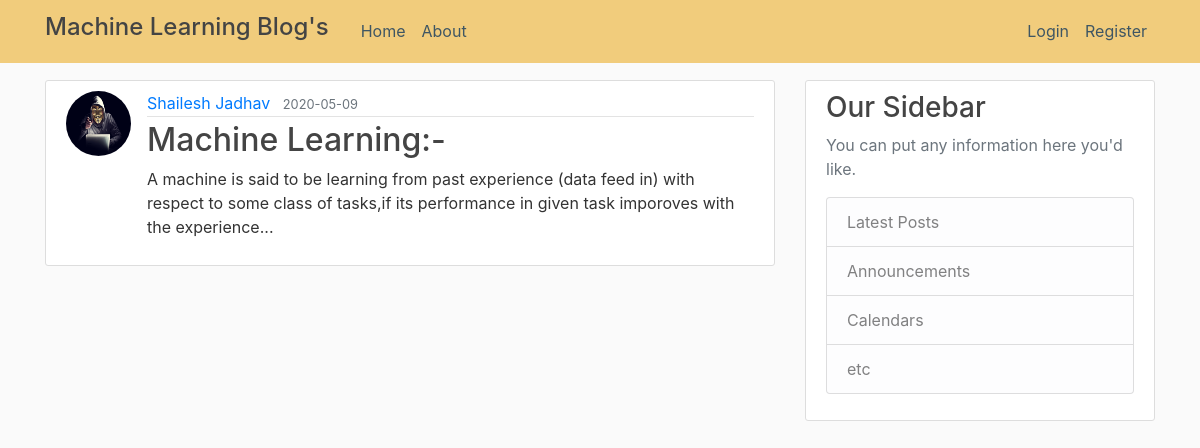
The app's page /post/1, older data.
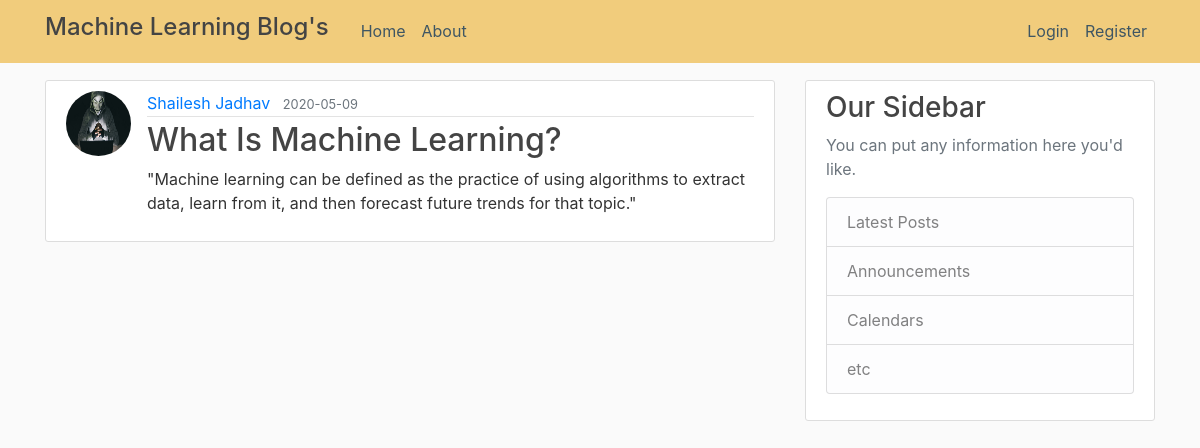
The same page, newer data.
### Flaskblog/models.py (models this page shows, shortened)
class User(db.Model, UserMixin):
    id = db.Column(db.Integer, primary_key=True)
    username = db.Column(db.String(20), unique=True, nullable=False)
    email = db.Column(db.String(120), unique=True, nullable=False)
    image_file = db.Column(db.String(20), nullable=False, default='default.jpg')
    password = db.Column(db.String(60), nullable=False)
    posts = db.relationship('Post', backref='author', lazy=True)

class Post(db.Model):
    id = db.Column(db.Integer, primary_key=True)
    title = db.Column(db.String(100), nullable=False)
    date_posted = db.Column(db.DateTime, nullable=False, default=datetime.utcnow)
    content = db.Column(db.Text, nullable=False)
    user_id = db.Column(db.Integer, db.ForeignKey('user.id'), nullable=False)

### Flaskblog/routes.py (the view)
@app.route("/post/<int:post_id>")
def post(post_id):
    post = Post.query.get_or_404(post_id)
    return render_template('post.html', title=post.title, post=post)

### Flaskblog/templates/post.html (shortened to what this page needs)
{% extends "layout.html" %}
{% block content %}
  <article class="media content-section">
    <img class="rounded-circle article-img" src="{{ url_for('static', filename='profile_pics/' + post.author.image_file) }}">
    <div class="media-body">
      <div class="article-metadata">
        <a class="mr-2" href="{{ url_for('user_posts', username=post.author.username) }}">{{ post.author.username }}</a>
        <small class="text-muted">{{ post.date_posted.strftime('%Y-%m-%d') }}</small>
      </div>
      <h2 class="article-title">{{ post.title }}</h2>
      <p class="article-content">{{ post.content }}</p>
    </div>
  </article>
{% endblock content %}

Row changes from the older to the newer data that the page shows:
changed User "Shailesh Jadhav": image_file: a different picture
changed Post: title "Machine Learning:-" → "What Is Machine Learning?"; content "A machine is said to be learning from past experience (data feed in) with respect to some class of tasks,if its performance in given task imporoves with the experience..." → "\"Machine learning can be defined as the practice of using algorithms to extract data, learn from it, and then forecast future trends for that topic.\""
